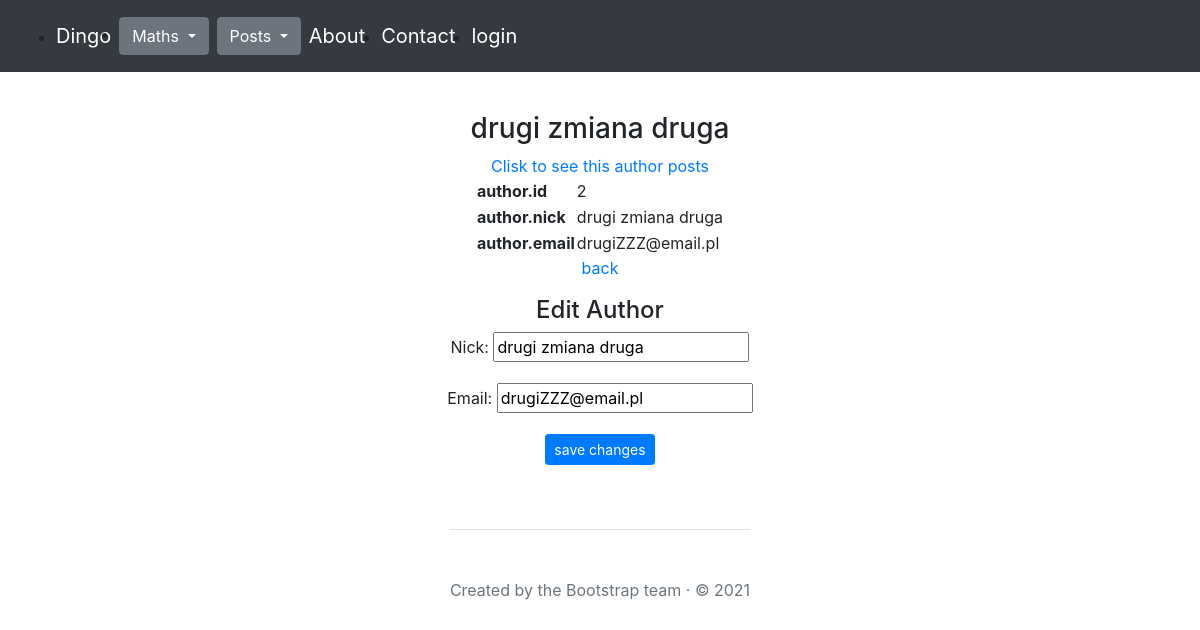
/posts/authordetails/2, run on an earlier commit of the app's database.
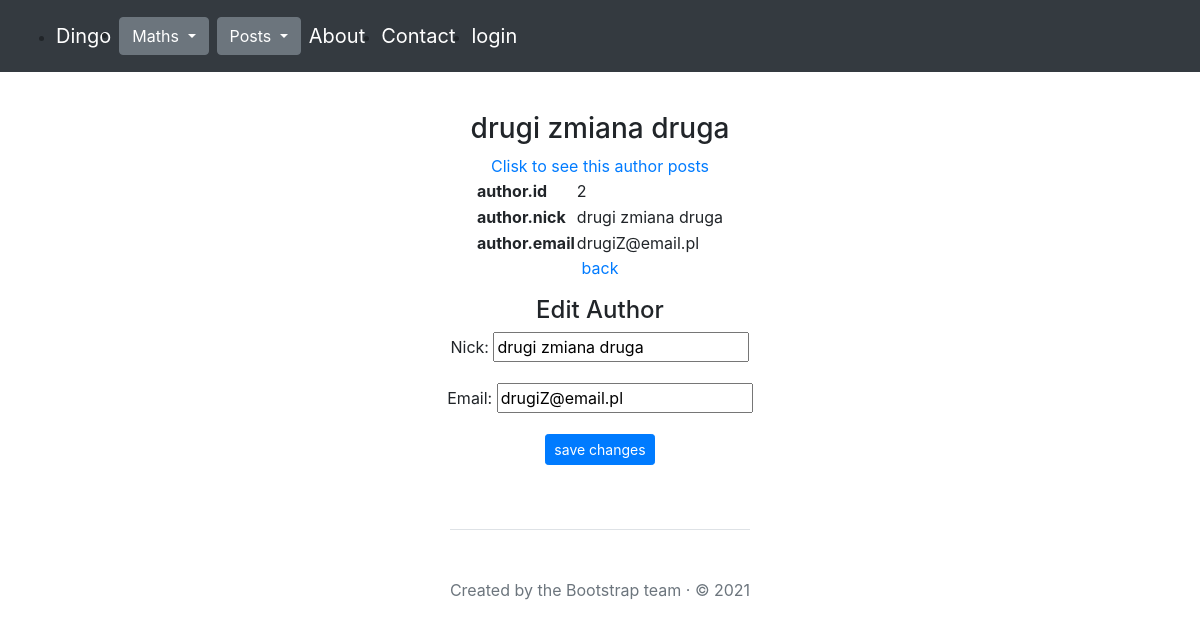
And on a later commit of the database.
### posts/models.py (models this page shows, shortened)
class Author(models.Model):
    nick = models.CharField(max_length=30, null=False, unique=True)
    email = models.EmailField(null=False, unique=True)

### posts/views.py (the view)
# urls.py: path('authordetails/<int:id>', author_details, name="authordetails"),
def author_details(request, id):
    author = Author.objects.get(id=id)
    if request.method == 'POST':
        form = AuthorForm(request.POST, instance=author)
        if form.is_valid():
            form.save()
            messages.success(request, "Author changed successfully")
    else:
        form = AuthorForm(instance=author)
    return render(
        request=request,
        template_name="posts/authordetails.html",
        context={"author": author, "form": form,
                }
    )

### posts/forms.py (shortened to what this page needs)
class AuthorForm(forms.ModelForm):
    class Meta:
        model = Author
        fields = ['nick', 'email']

### posts/templates/posts/authordetails.html (shortened to what this page needs)
{% extends "main.html" %}
{% block content %}
<div class="mt-3 d-flex flex-column align-items-center justify-content-center">
    <h3>{{ author.nick }}</h3>
    <table>
        <tr>
            <th>author.id</th>
            <td>{{ author.id }}</td>
        </tr>
        <tr>
            <th>author.nick</th>
            <td>{{ author.nick }}</td>
        </tr>
        <tr>
            <th>author.email</th>
            <td>{{ author.email }}</td>
        </tr>
        <tr><a href="{% url 'posts:author_posts' author.nick %}">Clisk to see this author posts</a></tr>
    </table>
    <a href="{% url 'posts:authors' %}">back</a>
    <h4 class="mt-3">Edit Author</h4>
    <form method="post" class="d-flex flex-column align-items-center justify-content-end">
        {{ form.as_p }}
        <button class="btn btn-sm btn-primary" type="submit">save changes</button>
    </form>
</div>
{% endblock %}

What changed in the data, as far as the page shows it:
changed Author "drugi zmiana druga": email "drugiZZZ@email.pl" → "drugiZ@email.pl"
